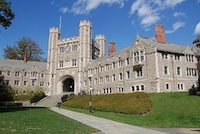
#> input picture input/princeton_small.jpg, 200 x 134 px
$ python solution.py
#> lines starting #> are read from the running program, lines starting #| are printed output that depends on the picture; after the words box and inside, x2 and y2 are one past the last pixel; in counts of white or black regions, pixels touching at a corner belong together
# -*- coding: utf-8 -*-
"""
Created on Mon Mar 22 14:10:46 2021

@author: Harmann Singh Mann


"""

import cv2
import numpy as np
import math

def NormalizeData(data):
       return (data - np.min(data)) / (np.max(data) - np.min(data))


# [89 lines left out: functions brightness, convolution, Blur, contrast, not called in this run]

def composite(background,foreground,mask):

    #Created a copy of the background image for safe reasons
    background_c = background.copy()

    # Manipulated the pixel values of mask : set the values > 0 as 255 .
    # I did this to easily extract the pixel position in mask while iterating over the images.
    mask2 = np.where(mask>0 , 255,0)

    # Searching for position of pixel values 255 in mask then using that position to copy values from foreground to background .
    for y in range(foreground.shape[0]):
        for x in range(foreground.shape[1]):
            for c in range(foreground.shape[2]):
                if mask2[y,x,c] == 255:
                    background_c[y,x,c] = foreground[y,x,c]
    return background_c


def ReadImage(path):

    #Using opencv to read the image from the directory
#> called with path = 'input/princeton_small.jpg'
    image = cv2.imread(path)
#> image is the input picture: shape (134, 200, 3); mean B, G, R 128.2, 126.6, 113.9

    #For faster image operations I have decided to reduce the image size to 50% if the size > (600,800)
    if image.shape[0]>600 and image.shape[1]>800:
        image = cv2.resize(image, (0, 0), fx = 0.1, fy = 0.1)


    #Converting the image to grayscale as will be used by edge detection and sharpen functions
    img_gray = cv2.cvtColor(image, cv2.COLOR_BGR2GRAY)
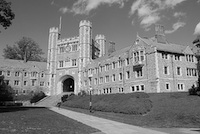
#> img_gray: shape (134, 200); min 0, max 240, mean 123
    return image,img_gray


if __name__ == "__main__":

    #Image path
    path ='input/princeton_small.jpg'

    # Read Image from path
    image,img_gray = ReadImage(path)

    cv2.imshow("Original-image", image)


    #Composite
    back = cv2.imread('input/comp_background.jpg')
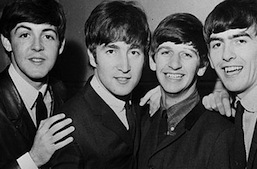
#> input picture input/comp_background.jpg, 257 x 169 px
#> back is the input picture: shape (169, 257, 3); min 0, max 238, mean 75.7
    fore =cv2.imread('input/comp_foreground.jpg')
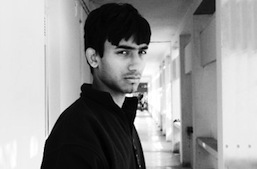
#> input picture input/comp_foreground.jpg, 257 x 169 px
#> fore is the input picture: shape (169, 257, 3); min 0, max 255, mean 150.8
    mask = cv2.imread('input/comp_mask.jpg')
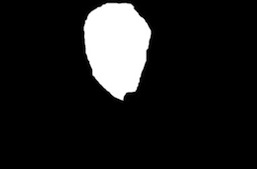
#> input picture input/comp_mask.jpg, 257 x 169 px
#> mask is the input picture: shape (169, 257, 3); min 0, max 255, mean 28.2
    image_comp = composite(back,fore,mask)
#> in composite, `mask2 = np.where(mask>0 , 255,0)`:
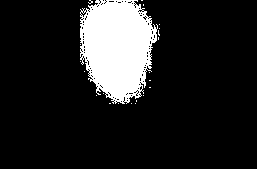
#> mask2: shape (169, 257, 3) int64; 13.8% white; 22 white regions (21 under 20 px), largest, box (x1, y1, x2, y2) and area: (80, 0, 158, 104) 5945
#> after the loop in composite, `for y in range(foreground.shape[0]):`:
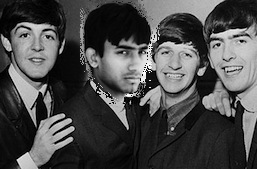
#> background_c: shape (169, 257, 3); 13.68% of pixels changed, all inside (x1, y1, x2, y2) = (80, 0, 160, 104)
    cv2.imshow("Composite-Image", image_comp)

    # Press any key to terminate the output windows
    cv2.waitKey(0)
    cv2.destroyAllWindows()
